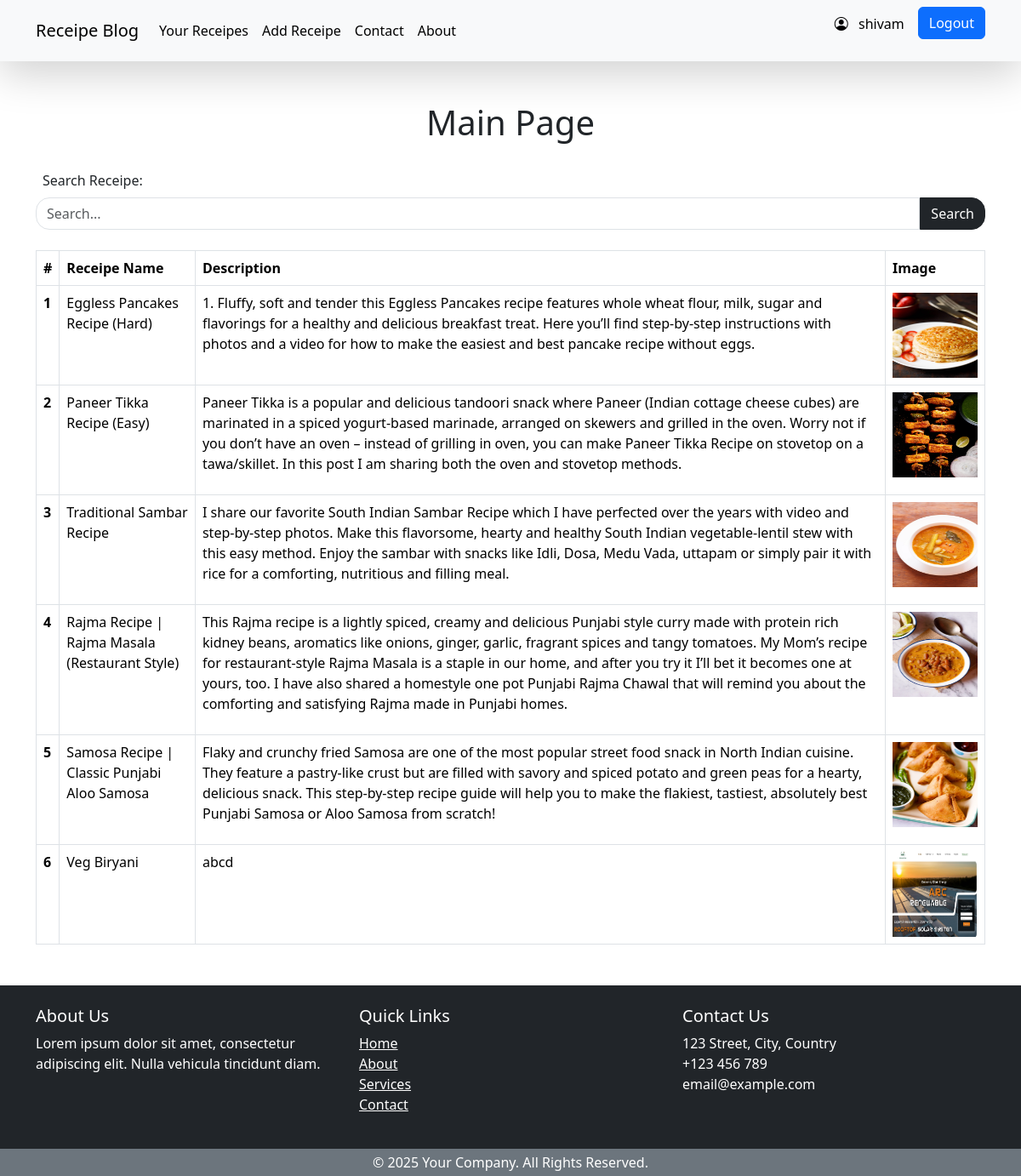
Screenshot of / (signed in) with the database file from the repository.
### recipeProject/models.py (models this page shows)
class Receipe(models.Model):
    user = models.ForeignKey(User, on_delete=models.SET_NULL, null=True, blank=True)
    receipe_name = models.CharField(max_length=100)
    receipe_desc = models.TextField()
    receipe_image = models.ImageField(upload_to="receipe/")

### basic_setup_01/views.py (the view)
# urls.py: path('', views.main, name='main'),
def main(request):
    queryset = Receipe.objects.all()
    context = {'receipes': queryset}
    if request.GET.get("search"):
        search = request.GET.get("search")
        queryset = queryset.filter(receipe_name__icontains = search)
        context = {'receipes': queryset, 'search':True}
    return render(request, 'main.html', context)

### templates/main.html (shortened to what this page needs)
{% extends "layout.html" %}
{% block content %}
    <div class="container mt-5" >
        <div class="d-flex justify-content-center mt-4">
            <h1>Main Page</h1>
        </div>
        <form class="mt-4">
            <label for="search_receipe" class="form-label ps-2">Search Receipe:</label>
            <div class="d-flex">
                <input name='search' type="text" class="form-control rounded-4 rounded-end-0" id="search_receipe" placeholder={{search}}"Search...">
                <button type='submit' class='btn btn-dark rounded-4 rounded-start-0'>Search</button>
            </div>
        </form>
        <table class="table table-bordered mt-4">
            <thead>
              <tr>
                <th scope="col">#</th>
                <th scope="col">Receipe Name</th>
                <th scope="col">Description</th>
                <th scope="col">Image</th>
              </tr>
            </thead>
            <tbody>
            {% for receipe in receipes  %}
              <tr>
                <th scope="row">{{forloop.counter}}</th>
                <td>{{receipe.receipe_name}}</td>
                <td>
                    <p>{{receipe.receipe_desc}}</p>
                </td>
                <td>
                    <img src="/receipe/media/{{receipe.receipe_image}}" width="100px" height="100px">
                </td>
              </tr>
            {% endfor %}
            </tbody>
          </table>
    </div>
{% endblock content %}

### templates/navbar.html (shortened to what this page needs)
{% load static %}
<!DOCTYPE html>
<html lang="en">
<head>
    <link rel="stylesheet" href="{% static 'css/bootstrap.min.css' %}">
    <link rel="stylesheet" href="{% static 'icons/bootstrap-icons.css' %}">
</head>
<body>
    <nav class="navbar navbar-expand-lg bg-body-tertiary sticky-top shadow-lg">
        <div class="container">
          <a class="navbar-brand" href="/">Receipe Blog</a>
          <div class="collapse navbar-collapse" id="navbarSupportedContent">
            <ul class="navbar-nav me-auto mb-2 mb-lg-0">
              {% if request.user.is_authenticated %}
                <li class="nav-item ">
                    <a class="nav-link active" href="/receipe/user/{{request.user}}">Your Receipes</a>
                </li>
                <li class="nav-item">
                  <a class="nav-link active" href="/receipe/add-receipe">Add Receipe</a>
                </li>
                {% else %}
                <li class="nav-item">
                  <a class="nav-link active" href="/">All Receipes</a>
                </li>
                {% endif %}
                <li class="nav-item">
                  <a class="nav-link active" aria-current="page" href="/home/contact">Contact</a>
                </li>
                <li class="nav-item">
                    <a class="nav-link active" aria-current="page" href="/home/about">About</a>
                </li>
            </ul>
            <ul class="navbar-nav gap-2">
              {% if request.user.is_authenticated %}
                <li class="nav-item">
                  <P class="nav-link active" href="#">
                    <i class="bi bi-person-circle pe-2"></i>
                    {{request.user}}
                  </P>
                </li>
                <li class="nav-item">
                  <a class="btn btn-primary" href="/auth/signout">Logout</a>
                </li>
              {% endif %}
            </ul>
          </div>
        </div>
      </nav>
</body>
</html>

### rows the page displays
Receipe: receipe_name "Eggless Pancakes Recipe (Hard)", receipe_desc "1. Fluffy, soft and tender this Eggless Pancakes recipe features whole wheat flour, milk, sugar and flavorings for a healthy and delicious breakfast treat. Here you’ll find step-by-step instructions with photos and a video for how to make the easiest and best pancake recipe without eggs.", receipe_image (picture)
Receipe: receipe_name "Paneer Tikka Recipe (Easy)", receipe_desc "Paneer Tikka is a popular and delicious tandoori snack where Paneer (Indian cottage cheese cubes) are marinated in a spiced yogurt-based marinade, arranged on skewers and grilled in the oven. Worry not if you don’t have an oven – instead of grilling in oven, you can make Paneer Tikka Recipe on stovetop on a tawa/skillet. In this post I am sharing both the oven and stovetop methods.", receipe_image (picture)
Receipe: receipe_name "Traditional Sambar Recipe", receipe_desc "I share our favorite South Indian Sambar Recipe which I have perfected over the years with video and step-by-step photos. Make this flavorsome, hearty and healthy South Indian vegetable-lentil stew with this easy method. Enjoy the sambar with snacks like Idli, Dosa, Medu Vada, uttapam or simply pair it with rice for a comforting, nutritious and filling meal.", receipe_image (picture)
Receipe: receipe_name "Rajma Recipe | Rajma Masala (Restaurant Style)", receipe_desc "This Rajma recipe is a lightly spiced, creamy and delicious Punjabi style curry made with protein rich kidney beans, aromatics like onions, ginger, garlic, fragrant spices and tangy tomatoes. My Mom’s recipe for restaurant-style Rajma Masala is a staple in our home, and after you try it I’ll bet it becomes one at yours, too. I have also shared a homestyle one pot Punjabi Rajma Chawal that will remind you about the comforting and satisfying Rajma made in Punjabi homes.", receipe_image (picture)
Receipe: receipe_name "Samosa Recipe | Classic Punjabi Aloo Samosa", receipe_desc "Flaky and crunchy fried Samosa are one of the most popular street food snack in North Indian cuisine. They feature a pastry-like crust but are filled with savory and spiced potato and green peas for a hearty, delicious snack. This step-by-step recipe guide will help you to make the flakiest, tastiest, absolutely best Punjabi Samosa or Aloo Samosa from scratch!", receipe_image (picture)
Receipe: receipe_name "Veg Biryani", receipe_desc "abcd", receipe_image (picture)

### other values shown
{{ request.user }} "shivam"
